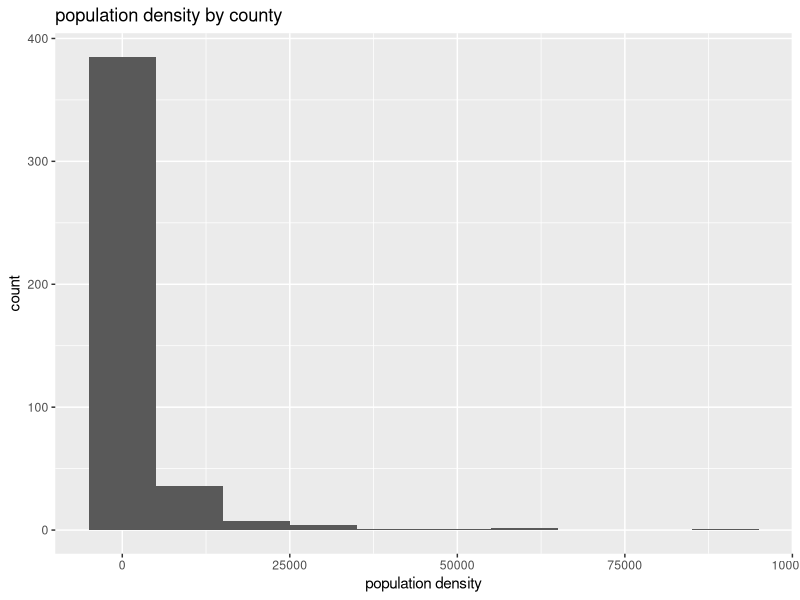
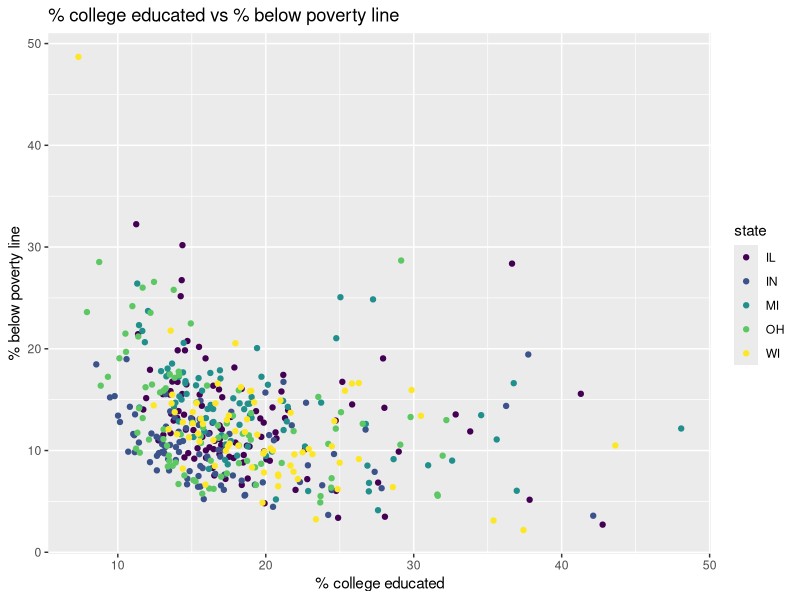
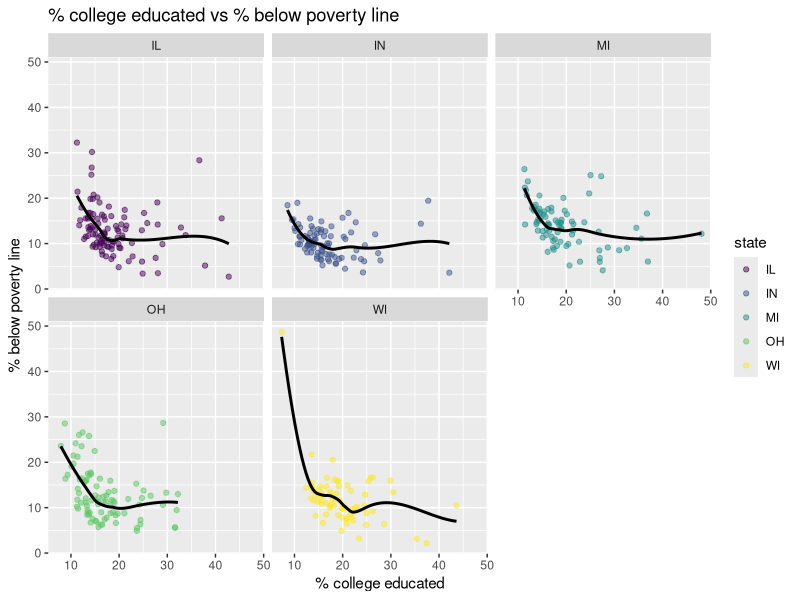
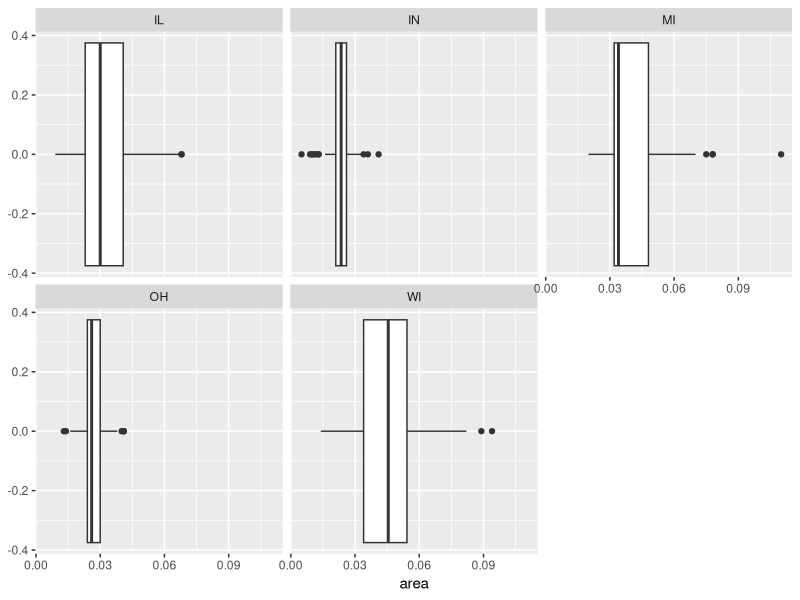
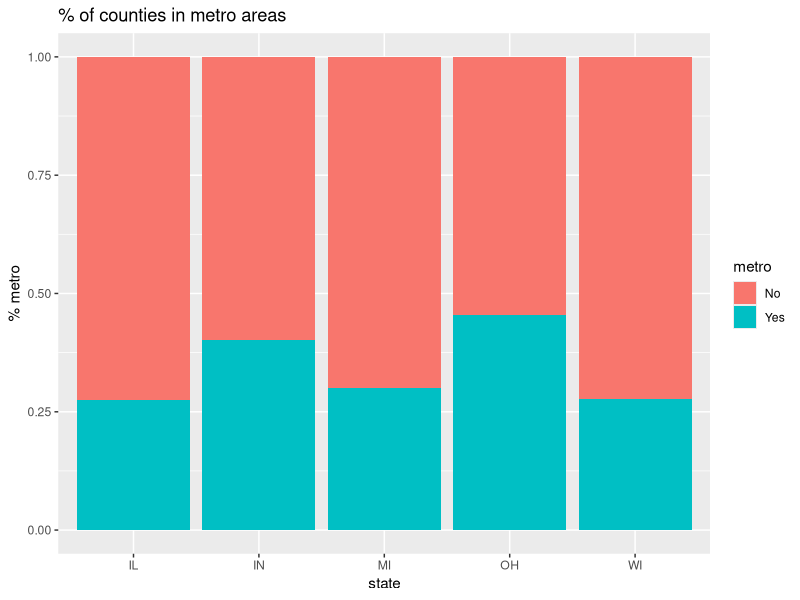
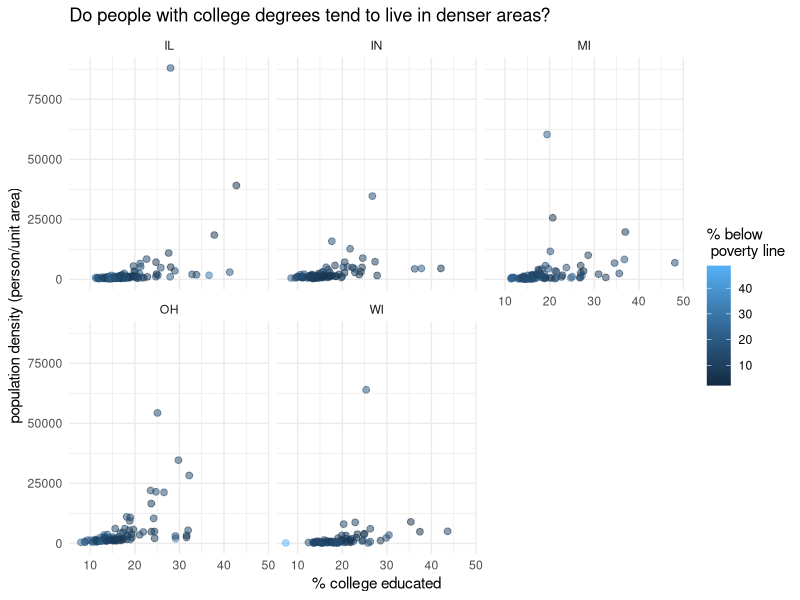

Generate these figures, in order, with R:
## ---- chunk 1
#| label: load-packages
#| message: false

library(tidyverse)
library(viridis)
## ---- chunk 2

glimpse(midwest)
## ---- chunk 3
#| label: histogram-of-population-density-of-counties
ggplot(midwest, aes(x=popdensity)) +
  geom_histogram(binwidth=10000) +
  labs (x="population density",
        y="count",
        title= "population density by county")
## ---- chunk 4
#| label: scatterplot-college degree-below-poverty
ggplot(midwest, aes(x=percollege, y=percbelowpoverty, color=state)) +
  geom_point() +
  labs( x="% college educated",
    y="% below poverty line",
    title= "% college educated vs % below poverty line") +
  scale_color_viridis_d(option="D" )
## ---- chunk 5
#| label: separate-scatter-for-each-state
ggplot(midwest, aes(x=percollege, y=percbelowpoverty, color=state)) +
  geom_point(alpha=0.5) +
  labs( x="% college educated",
    y="% below poverty line",
    title= "% college educated vs % below poverty line") +
  scale_color_viridis_d(option="D" ) +
  facet_wrap("state") +
  geom_smooth(se=FALSE, color="black")
## ---- chunk 6
#| label: areas-of-counties-by-state} 
ggplot(midwest, aes(x=area)) + 
  geom_boxplot() +
  facet_wrap("state")
## ---- chunk 7
#| label: percentage-of-counties-in-metro-areas} 
 midwest <- midwest |> 
   mutate(metro = if_else(inmetro == 1, "Yes", "No"))
 ggplot(midwest, aes(x=state,fill=metro)) +
   geom_bar(position="fill") +
   labs( x="state",
    y="% metro",
    title= "% of counties in metro areas")
## ---- chunk 8
#| label: recreating-plot
ggplot(midwest, aes(x=percollege, y=popdensity, color=percbelowpoverty)) +
  geom_point(alpha=0.5, size=2) +
  labs( x="% college educated",
    y="population density (person/unit area)",
    title= "Do people with college degrees tend to live in denser areas?",
    color="% below \n poverty line") +
  facet_wrap("state") +
  theme_minimal()
